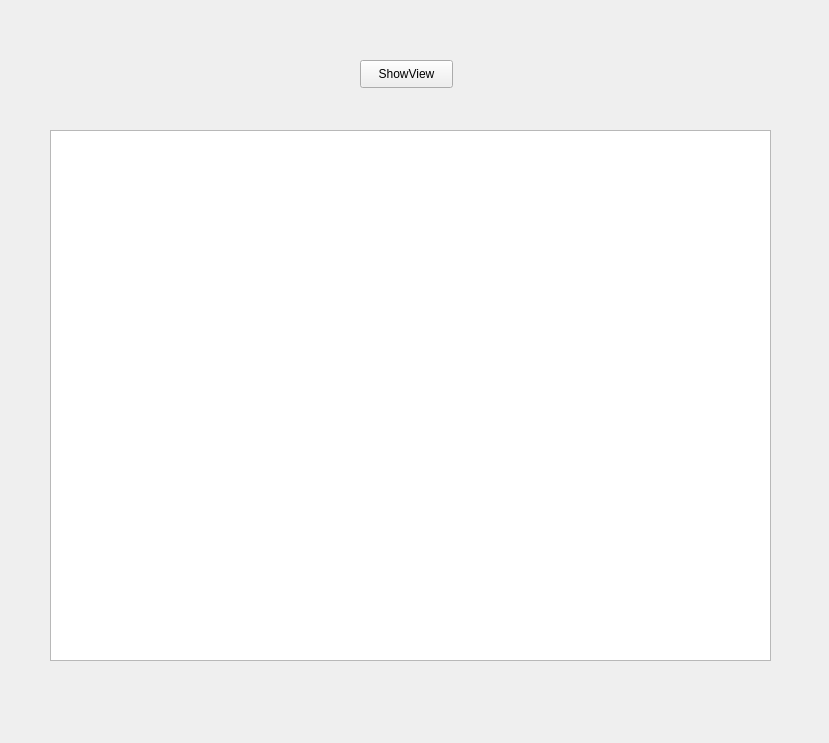
<?xml version="1.0" encoding="UTF-8"?>
<ui version="4.0">
 <class>Form</class>
 <widget class="QWidget" name="Form">
  <property name="geometry">
   <rect>
    <x>0</x>
    <y>0</y>
    <width>829</width>
    <height>743</height>
   </rect>
  </property>
  <property name="windowTitle">
   <string>Form</string>
  </property>
  <widget class="QPushButton" name="pushButton">
   <property name="geometry">
    <rect>
     <x>360</x>
     <y>60</y>
     <width>93</width>
     <height>28</height>
    </rect>
   </property>
   <property name="text">
    <string>ShowView</string>
   </property>
  </widget>
  <widget class="QTableView" name="tableView">
   <property name="geometry">
    <rect>
     <x>50</x>
     <y>130</y>
     <width>721</width>
     <height>531</height>
    </rect>
   </property>
  </widget>
 </widget>
 <resources/>
 <connections/>
</ui>
